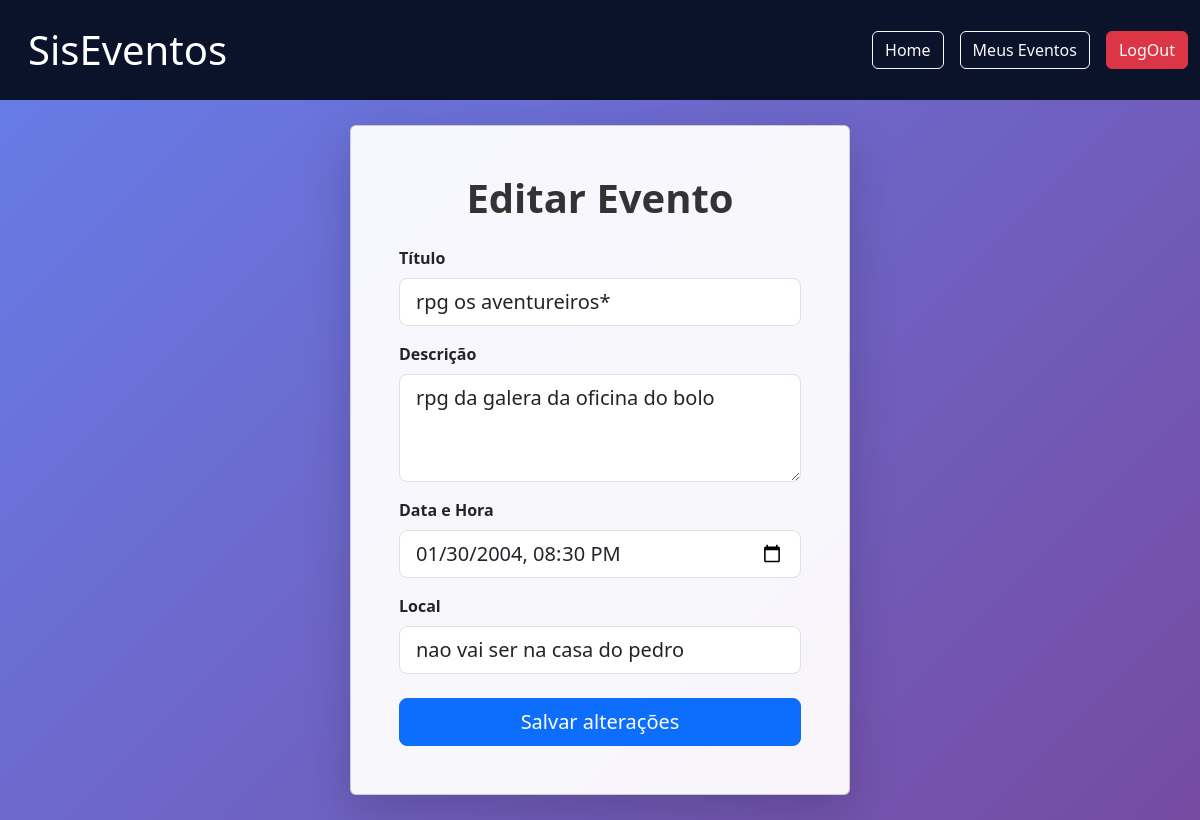
Page /evento/2/editar/ (signed in) on the committed database.
### app_siseventos/models.py (models this page shows, shortened)
class Evento(models.Model):
    titulo = models.CharField(max_length=200)
    descricao = models.TextField()
    data = models.DateTimeField()
    local = models.CharField(max_length=200)
    organizador = models.ForeignKey(User, on_delete=models.CASCADE)
    ativo = models.BooleanField(default=True)

### app_siseventos/views.py (the view, shortened to what this page needs)
# urls.py: path('evento/<int:evento_id>/editar/', views.editar_evento, name='editar_evento'),
@staff_member_required
def editar_evento(request, evento_id):
    evento = get_object_or_404(Evento, id=evento_id)
    if request.method == "GET":
        return render(request, 'editar_evento.html', {'evento': evento})

### app_siseventos/templates/editar_evento.html (shortened to what this page needs)
<!doctype html>
<html lang="en">
  <head>
    <link
      rel="stylesheet"
      href="https://cdn.jsdelivr.net/npm/bootstrap@5.3.8/dist/css/bootstrap.rtl.min.css"
    />
  </head>
  <body
    style="
      background: linear-gradient(135deg, #667eea 0%, #764ba2 100%);
      min-height: 100vh;
    "
  >
    <nav
      style="background-color: #0b132b; height: 100px"
      class="navbar navbar-dark"
    >
      <div class="container-fluid d-flex align-items-center justify-content-between">
        <a href="{% url 'app_siseventos:home' %}" class="navbar-brand mb-0 h1 fs-1 text-decoration-none">
          SisEventos
        </a>
        <div class="d-flex gap-3">
          <a href="{% url 'app_siseventos:home' %}" class="btn btn-outline-light">Home</a>
          {% if user.is_authenticated %}
            <a href="{% url 'app_siseventos:meus_eventos' %}" class="btn btn-outline-light">Meus Eventos</a>
            <a href="{% url 'app_siseventos:logout' %}" class="btn btn-danger">LogOut</a>
          {% endif %}
        </div>
      </div>
    </nav>
    <div
      class="container d-flex justify-content-center align-items-center"
      style="min-height: calc(100vh - 80px)"
    >
      <div class="card shadow-lg" style="width: 100%; max-width: 500px; background: rgba(255,255,255,0.95);">
        <div class="card-body p-5">
          <h1 class="card-title text-center mb-4 fw-bold" style="color: #333">
            Editar Evento
          </h1>
          <form method="POST">
            <div class="mb-3">
              <label for="titulo" class="form-label fw-bold">Título</label>
              <input
                type="text"
                name="titulo"
                value="{{ evento.titulo }}"
                class="form-control form-control-lg"
                id="titulo"
                placeholder="Digite o título do evento"
              />
            </div>
            <div class="mb-3">
              <label for="descricao" class="form-label fw-bold">Descrição</label>
              <textarea
                name="descricao"
                class="form-control form-control-lg"
                id="descricao"
                placeholder="Digite a descrição do evento"
                rows="3"
              >{{ evento.descricao }}</textarea>
            </div>
            <div class="mb-3">
              <label for="data" class="form-label fw-bold">Data e Hora</label>
              <input
                type="datetime-local"
                name="data"
                value="{{ evento.data|date:'Y-m-d\\TH:i' }}"
                class="form-control form-control-lg"
                id="data"
              />
            </div>
            <div class="mb-4">
              <label for="local" class="form-label fw-bold">Local</label>
              <input
                type="text"
                name="local"
                value="{{ evento.local }}"
                class="form-control form-control-lg"
                id="local"
                placeholder="Digite o local do evento"
              />
            </div>
            <div class="d-grid">
              <button class="btn btn-primary btn-lg" type="submit">
                Salvar alterações
              </button>
            </div>
          </form>
        </div>
      </div>
    </div>
  </body>
</html>

### rows in the picture
Evento: titulo "rpg os aventureiros*", descricao "rpg da galera da oficina do bolo", data "01/30/2004 20:30", local "nao vai ser na casa do pedro"
